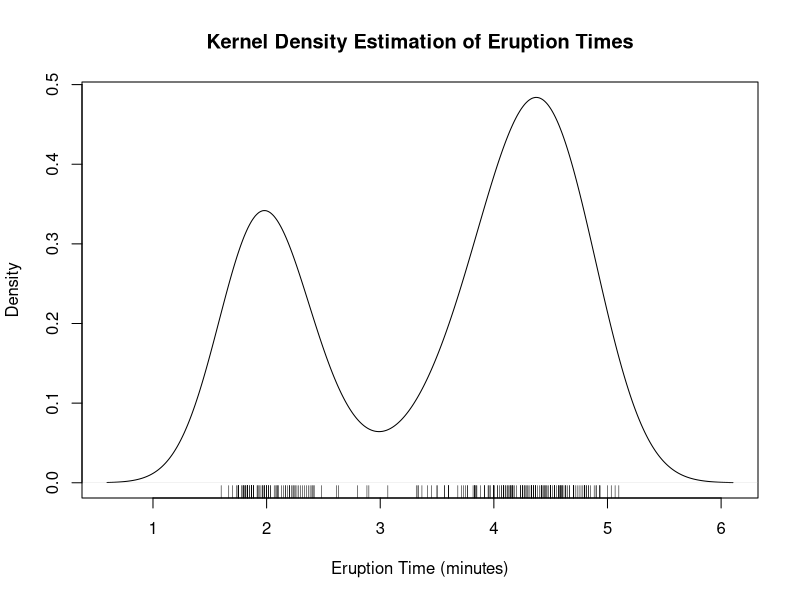

The R source for this figure:
# Load the faithful dataset
data(faithful)

data <- faithful
head(data)

# Extract the eruptions column
eruptions <- faithful$eruptions

# Perform kernel density estimation
kde <- density(eruptions)

# Plot the kernel density estimate
plot(kde, main="Kernel Density Estimation of Eruption Times", xlab="Eruption Time (minutes)", ylab="Density")

# Add a rug plot to show the data points
rug(eruptions)
